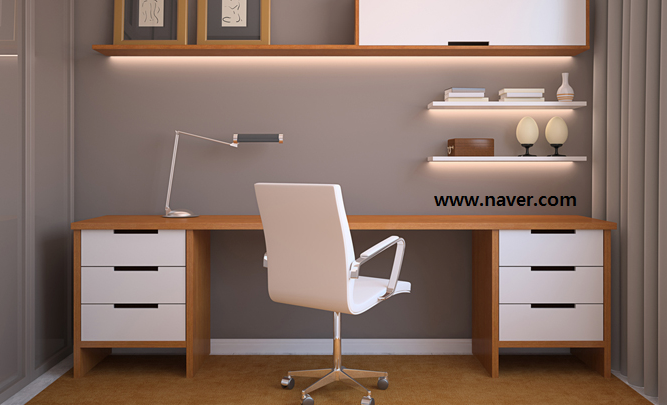
#> input picture 개발 코드 및 테스트 코드/practice/img.png, 667 x 405 px, found by its file name
$ python cv_test.py
#> lines starting #> are read from the running program, lines starting #| are printed output that depends on the picture
import cv2
import numpy as np
from matplotlib import pyplot as plt

img  = cv2.imread('img.png', cv2.IMREAD_COLOR)
#> img is the input picture: shape (405, 667, 3); mean B, G, R 103.7, 113.8, 135.2
gray_img = cv2.cvtColor(img, cv2.COLOR_BGR2GRAY)
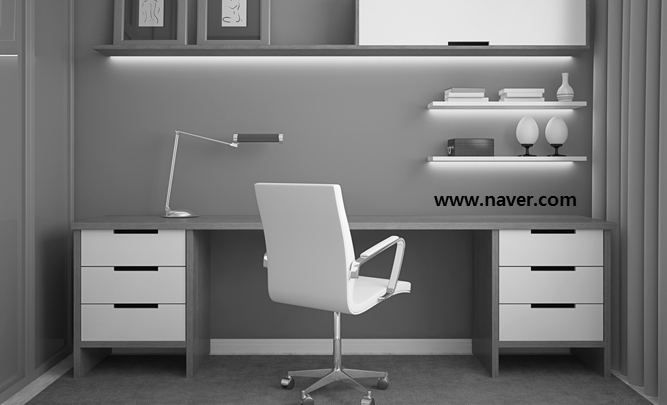
#> gray_img: shape (405, 667); min 0, max 255, mean 119

kernel = np.ones((2,2),np.uint8)
##dilated = cv2.dilate(gray_img,kernel,iterations=1)

gradient = cv2.morphologyEx(gray_img, cv2.MORPH_GRADIENT, kernel);
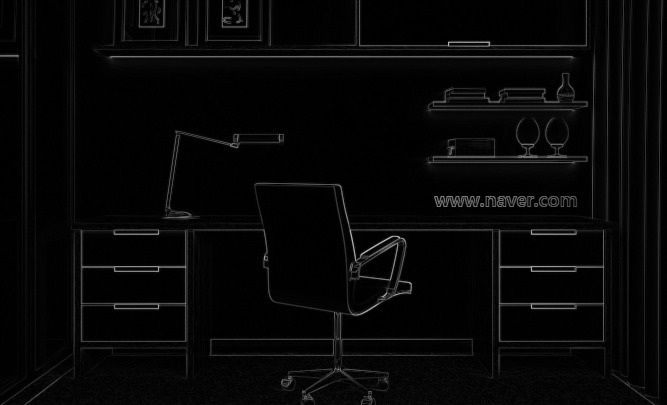
#> gradient: shape (405, 667); min 0, max 189, mean 7.1

##thresh = cv2.threshold(gradient,127,255, cv2.THRESH_BINARY)
#> (the run stopped early here; a loop or call above may not have finished)
